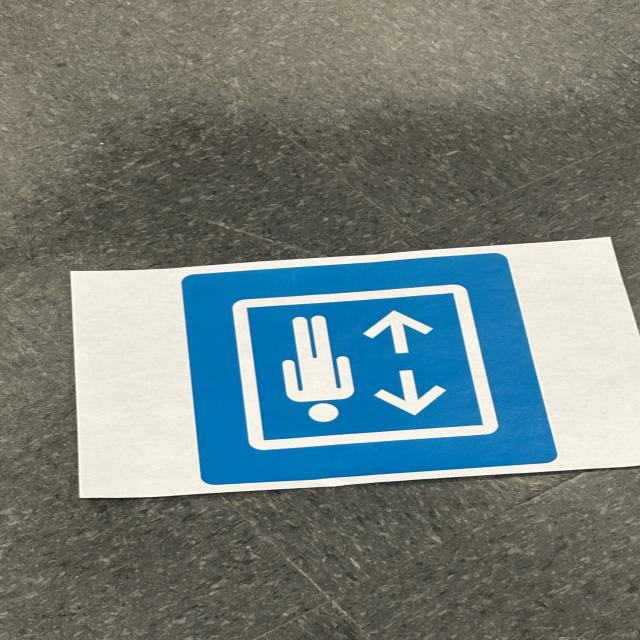
#> input picture models/elevatorSigns-3/train/images/-Upload-from-mobile-1762026354-IMG_4092_jpeg.rf.f0404698d8a2234debe0efdc9e0cae81.jpg, 640 x 640 px; its folder holds 4 pictures in this run
$ python augment_grayscale.py
#> lines starting #> are read from the running program, lines starting #| are printed output that depends on the picture
import os
from pathlib import Path
from PIL import Image
from tqdm import tqdm

# 使用脚本所在目录作为基准，避免绝对路径在不同机器/账号失效
BASE = Path(__file__).resolve().parent
SRC_DIR = BASE / 'elevatorSigns-3' / 'train' / 'images'
DST_DIR = SRC_DIR.parent / 'images_gray'

DST_DIR.mkdir(parents=True, exist_ok=True)

for fname in tqdm(os.listdir(SRC_DIR)):
    if fname.lower().endswith(('.jpg', '.jpeg', '.png')):
        img = Image.open(SRC_DIR / fname).convert('L')  # 转灰度
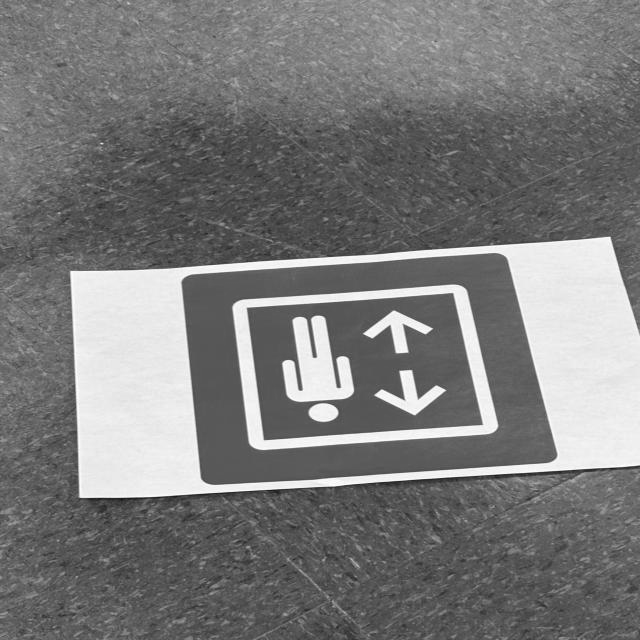
#> img: PIL image 640x640 L; min 20, max 255, mean 122.1
        img.save(DST_DIR / fname)
#> pass 2 of the loop `for fname in tqdm(os.listdir(SRC_DIR)):`:
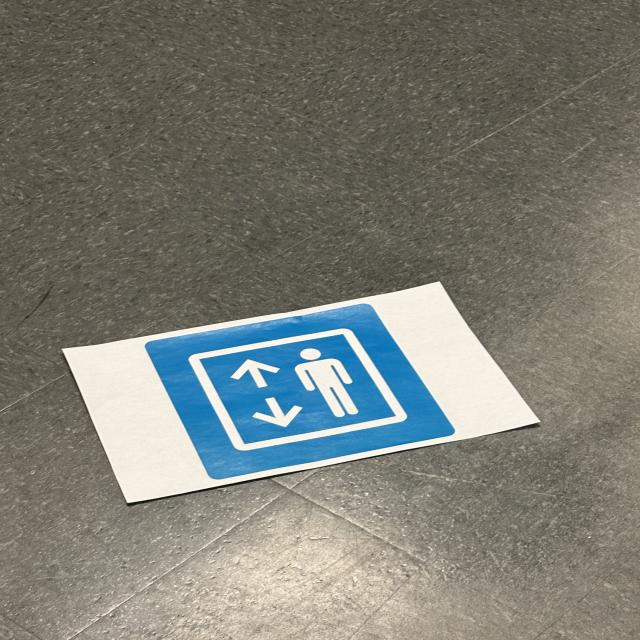
#> input picture models/elevatorSigns-3/train/images/-Upload-from-mobile-1762026354-IMG_4094_jpeg.rf.83c549feeef3a0fafe5440b454741467.jpg, 640 x 640 px
#> `img = Image.open(SRC_DIR / fname).convert('L')`:
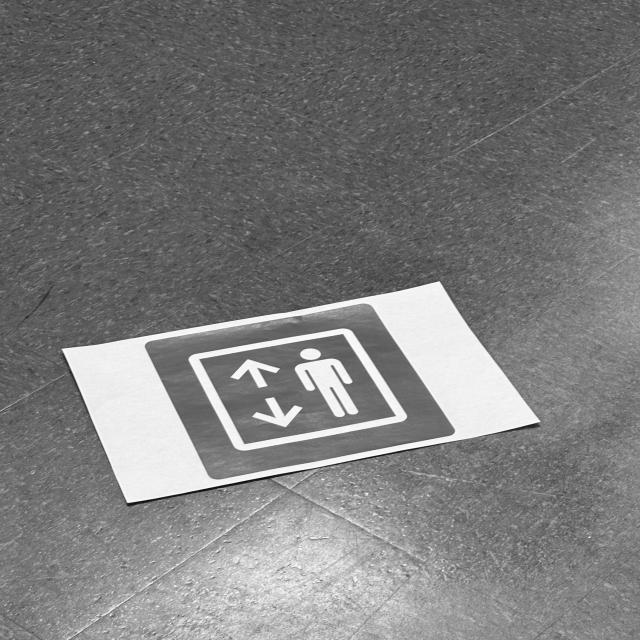
#> img: PIL image 640x640 L; min 4, max 255, mean 123.8

print(f'已批量生成灰度图片到 {DST_DIR}')
